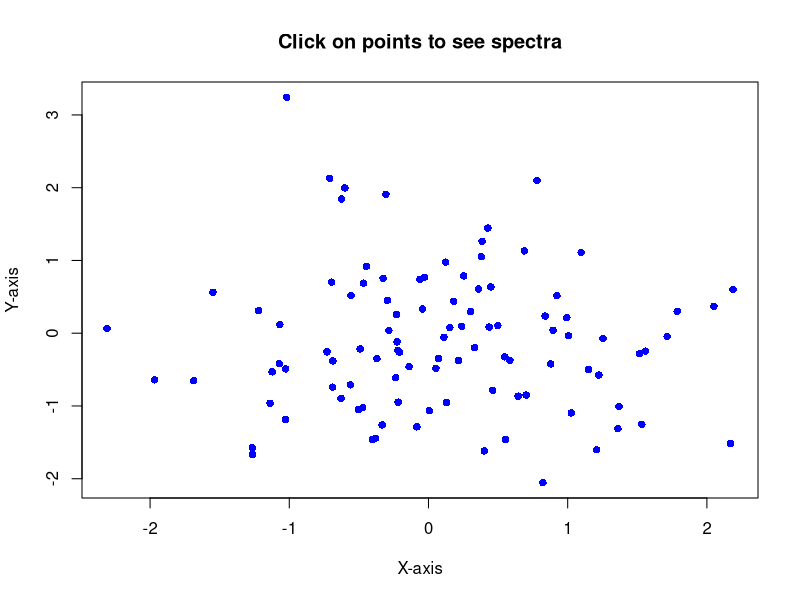

This figure's R source:
# サンプルデータ
set.seed(123)
samples <- data.frame(
  x = rnorm(100),
  y = rnorm(100),
  sample_id = 1:100
)

# MS/MSスペクトルデータを生成する関数
generate_spectrum <- function(sample_id) {
  set.seed(sample_id)
  data.frame(
    mz = seq(50, 500, length.out = 100),  # m/z範囲
    intensity = abs(rnorm(100, mean = 100, sd = 30))  # 強度
  )
}

# 散布図をRの標準プロットで描画
plot(samples$x, samples$y, pch = 16, col = "blue",
     xlab = "X-axis", ylab = "Y-axis", main = "Click on points to see spectra")

# 複数ポイントをクリックしてサンプルIDを取得
cat("サンプルをクリックしてください（終了するには右クリックまたはEscキー）...\n")
selected_points <- identify(samples$x, samples$y, labels = samples$sample_id, plot = FALSE)

# 取得したポイントに基づいてスペクトルを描画
for (sample_id in selected_points) {
  # 新しいウィンドウでMS/MSスペクトルを描画
  dev.new()
  spectrum <- generate_spectrum(sample_id)
  plot(
    spectrum$mz, spectrum$intensity, type = "h", col = "red",
    xlab = "m/z", ylab = "Intensity",
    main = paste("MS/MS Spectrum for Sample", sample_id)
  )
}
cat("スペクトルプロットが完了しました。\n")
